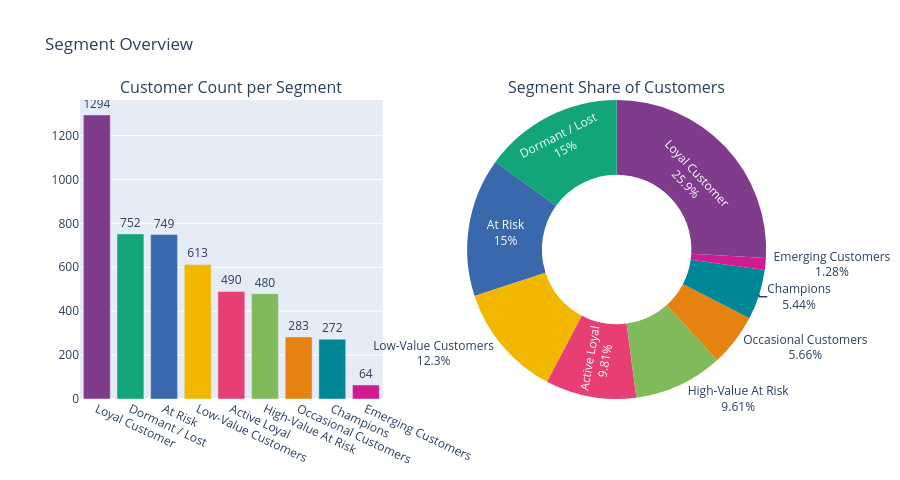

The cell this chart's notebook holds for it:
### Code cell
import pandas as pd
import numpy as np
import plotly.express as px
import plotly.graph_objects as go
from plotly.subplots import make_subplots

# Data
seg_counts = modelling_data["Segment"].value_counts().reset_index()
seg_counts.columns = ["Segment", "Customers"]

fig = make_subplots(
    rows=1,cols=2,
    specs=[[{"type":"xy"}, {"type":"domain"}]],
    subplot_titles= ("Customer Count per Segment", "Segment Share of Customers"),
    horizontal_spacing= 0.12,
)

# 1a - Bar
fig.add_trace(
    go.Bar(
        x = seg_counts["Segment"], y= seg_counts["Customers"],
        marker_color=px.colors.qualitative.Bold[:len(seg_counts)],
        text = seg_counts["Customers"], textposition="outside",
        showlegend= False,  name = "Customers",
    ),
    row=1,col=1
)

# 1b - Pie (donut)
fig.add_trace(
    go.Pie(
        labels= seg_counts["Segment"], values=seg_counts["Customers"],
        hole = 0.5, textinfo= "label+percent",
        marker=dict(colors=px.colors.qualitative.Bold),
        showlegend= False,
    ),
    row=1,col=2,
)
fig.update_xaxes(tickangle=25, row=1,col=1)
fig.update_layout(height=480, title_text = "Segment Overview")
fig.show()

### Figure 1 — Plotly figure (JSON) as saved in the notebook; plotly's stock layout.template omitted (floating-point values rounded to 4 significant figures)
{"data": [{"marker": {"color": ["rgb(127, 60, 141)", "rgb(17, 165, 121)", "rgb(57, 105, 172)", "rgb(242, 183, 1)", "rgb(231, 63, 116)", "rgb(128, 186, 90)", "rgb(230, 131, 16)", "rgb(0, 134, 149)", "rgb(207, 28, 144)"]}, "name": "Customers", "showlegend": false, "text": [1294.0, 752.0, 749.0, 613.0, 490.0, 480.0, 283.0, 272.0, 64.0], "textposition": "outside", "type": "bar", "x": ["Loyal Customer", "Dormant / Lost", "At Risk", "Low-Value Customers", "Active Loyal", "High-Value At Risk", "Occasional Customers", "Champions", "Emerging Customers"], "xaxis": "x", "y": [1294, 752, 749, 613, 490, 480, 283, 272, 64], "yaxis": "y"}, {"domain": {"x": [0.56, 1], "y": [0, 1]}, "hole": 0.5, "labels": ["Loyal Customer", "Dormant / Lost", "At Risk", "Low-Value Customers", "Active Loyal", "High-Value At Risk", "Occasional Customers", "Champions", "Emerging Customers"], "marker": {"colors": ["rgb(127, 60, 141)", "rgb(17, 165, 121)", "rgb(57, 105, 172)", "rgb(242, 183, 1)", "rgb(231, 63, 116)", "rgb(128, 186, 90)", "rgb(230, 131, 16)", "rgb(0, 134, 149)", "rgb(207, 28, 144)", "rgb(249, 123, 114)", "rgb(165, 170, 153)"]}, "showlegend": false, "textinfo": "label+percent", "type": "pie", "values": [1294, 752, 749, 613, 490, 480, 283, 272, 64]}], "layout": {"annotations": [{"font": {"size": 16}, "showarrow": false, "text": "Customer Count per Segment", "x": 0.22, "xanchor": "center", "xref": "paper", "y": 1, "yanchor": "bottom", "yref": "paper"}, {"font": {"size": 16}, "showarrow": false, "text": "Segment Share of Customers", "x": 0.78, "xanchor": "center", "xref": "paper", "y": 1, "yanchor": "bottom", "yref": "paper"}], "height": 480, "title": {"text": "Segment Overview"}, "xaxis": {"anchor": "y", "domain": [0, 0.44], "tickangle": 25}, "yaxis": {"anchor": "x", "domain": [0, 1]}}}
